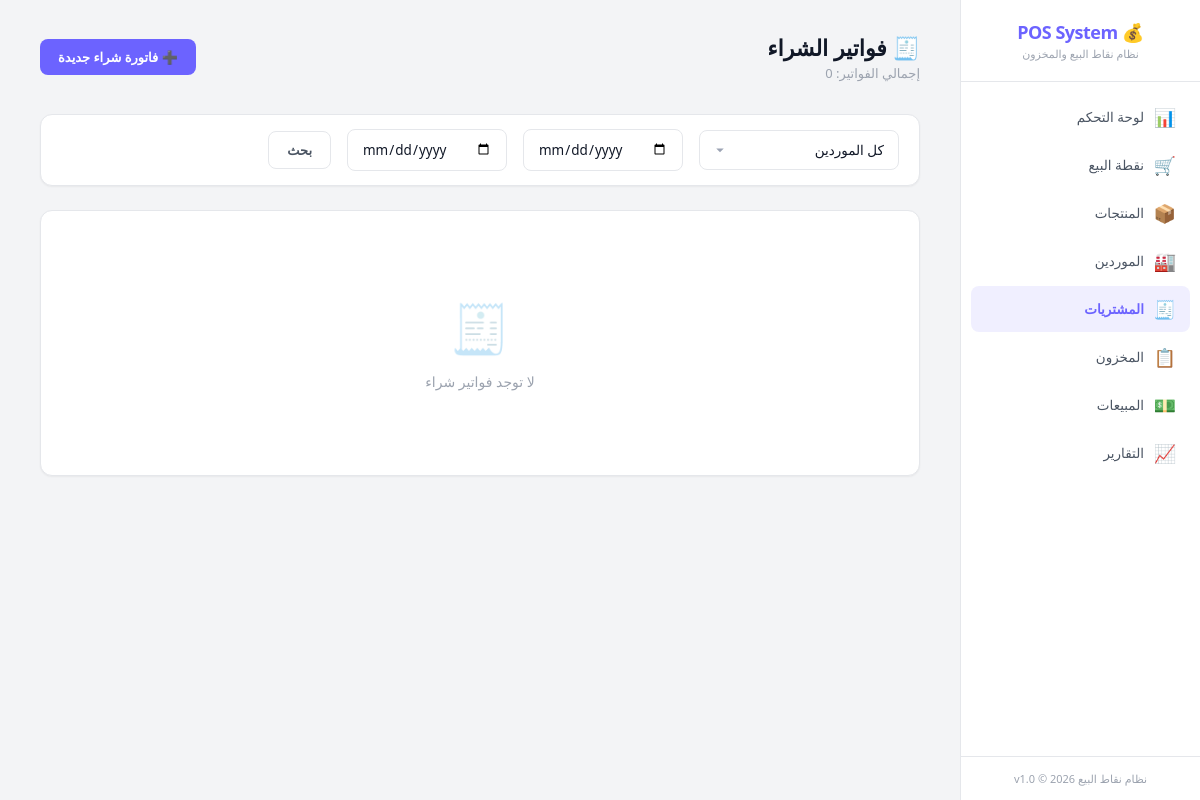
Before: /?page=purchases with the older database file.
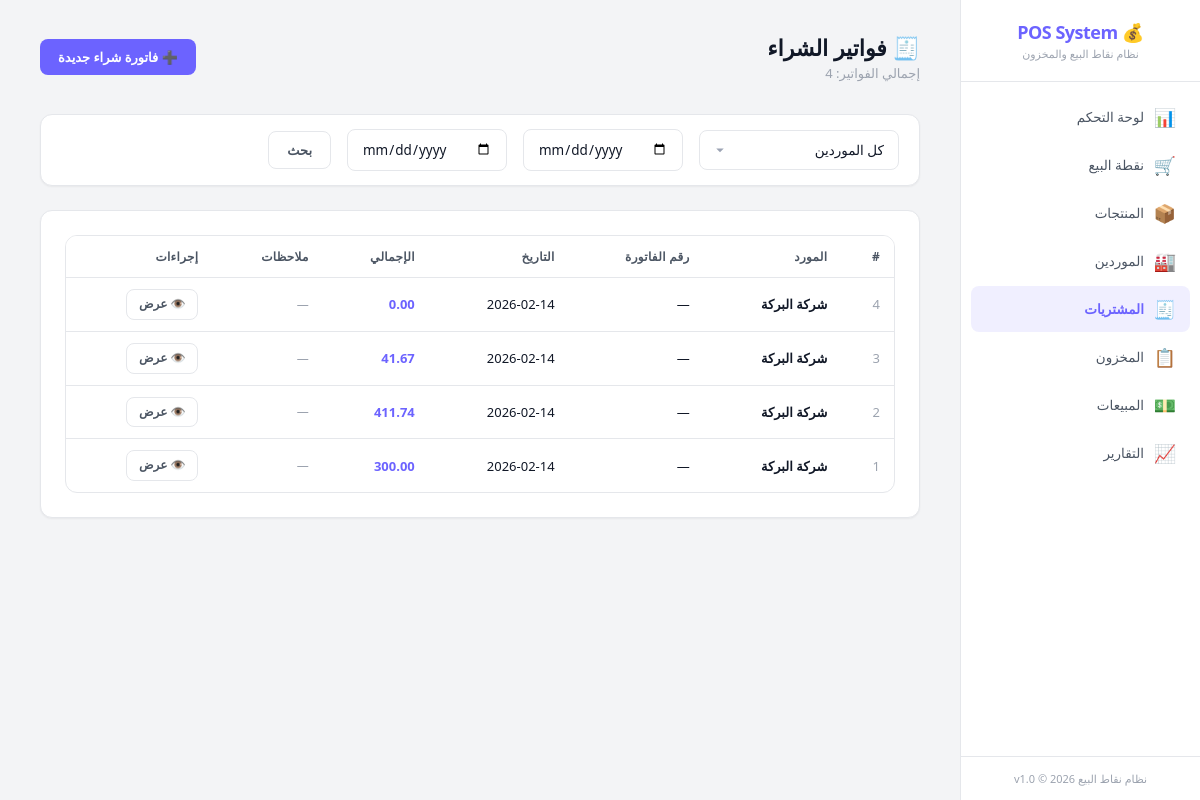
After: the same page with the newer database file.
### tables this page shows
CREATE TABLE purchase_invoices (
    id INTEGER PRIMARY KEY AUTOINCREMENT,
    supplier_id INTEGER NOT NULL,
    invoice_number TEXT DEFAULT NULL,
    date TEXT NOT NULL DEFAULT (date('now', 'localtime')),
    total REAL NOT NULL DEFAULT 0,
    notes TEXT DEFAULT NULL,
    created_at TEXT NOT NULL DEFAULT (datetime('now', 'localtime')), discount REAL NOT NULL DEFAULT 0,
    FOREIGN KEY (supplier_id) REFERENCES suppliers(id) ON DELETE RESTRICT
);

CREATE TABLE suppliers (
    id INTEGER PRIMARY KEY AUTOINCREMENT,
    name TEXT NOT NULL,
    phone TEXT DEFAULT NULL,
    address TEXT DEFAULT NULL,
    notes TEXT DEFAULT NULL,
    is_active INTEGER NOT NULL DEFAULT 1,
    created_at TEXT NOT NULL DEFAULT (datetime('now', 'localtime')),
    updated_at TEXT NOT NULL DEFAULT (datetime('now', 'localtime'))
);

### www/app/controllers/PurchaseController.php (called while the page is built, shortened)
<?php
class PurchaseController {
    private $purchaseService;
    public function __construct() {
        $this->purchaseService = new PurchaseService();
    }
    public function index() {
        $supplierId = $_GET['supplier_id'] ?? '';
        $dateFrom = $_GET['date_from'] ?? '';
        $dateTo = $_GET['date_to'] ?? '';
        $invoices = $this->purchaseService->getAll($supplierId, $dateFrom, $dateTo);
        include APP_PATH . '/views/layout/header.php';
        include APP_PATH . '/views/purchases/index.php';
        include APP_PATH . '/views/layout/footer.php';
    }
}

### www/app/config/database.php (called while the page is built, shortened)
<?php
class Database {
    private static $instance = null;
    private $pdo;
    private function __construct() {
        $this->dbPath = __DIR__ . '/../../data/pos_system.db';
        try {
            $this->pdo = new PDO('sqlite:' . $this->dbPath);
            $this->pdo->setAttribute(PDO::ATTR_ERRMODE, PDO::ERRMODE_EXCEPTION);
            $this->pdo->setAttribute(PDO::ATTR_DEFAULT_FETCH_MODE, PDO::FETCH_ASSOC);
            $this->pdo->exec('PRAGMA journal_mode = WAL');
            $this->pdo->exec('PRAGMA foreign_keys = ON');
            $this->pdo->exec('PRAGMA busy_timeout = 5000');
            $this->pdo->exec('PRAGMA synchronous = NORMAL');
            $this->pdo->exec('PRAGMA cache_size = -8000');
            $this->pdo->exec('PRAGMA temp_store = MEMORY');
        } catch (PDOException $e) {
            die('Database connection failed: ' . $e->getMessage());
        }
    }
    public static function getInstance() {
        if (self::$instance === null) {
            self::$instance = new self();
        }
        return self::$instance;
    }
    public function getConnection() {
        return $this->pdo;
    }
    public function migrate() {
        $migrationsDir = __DIR__ . '/../database/migrations/';
        $migrationFiles = glob($migrationsDir . '*.sql');
        sort($migrationFiles);
        foreach ($migrationFiles as $file) {
            $sql = file_get_contents($file);
            try {
                $this->pdo->exec($sql);
            } catch (PDOException $e) {
                if (strpos($e->getMessage(), 'already exists') === false &&
                    strpos($e->getMessage(), 'UNIQUE constraint') === false) {
                    error_log('Migration error in ' . basename($file) . ': ' . $e->getMessage());
                }
            }
        }
    }
}

### www/app/services/PurchaseService.php (called while the page is built, shortened)
<?php
class PurchaseService {
    private $purchaseRepo;
    public function __construct() {
        $this->purchaseRepo = new PurchaseRepository();
    }
    public function getAll($supplierId = '', $dateFrom = '', $dateTo = '') {
        return $this->purchaseRepo->getAll($supplierId, $dateFrom, $dateTo);
    }
}

### www/app/repositories/PurchaseRepository.php (called while the page is built, shortened)
<?php
class PurchaseRepository {
    private $db;
    public function __construct() {
        $this->db = Database::getInstance()->getConnection();
    }
    public function getAll($supplierId = '', $dateFrom = '', $dateTo = '') {
        $sql = "SELECT pi.*, s.name as supplier_name
                FROM purchase_invoices pi
                LEFT JOIN suppliers s ON pi.supplier_id = s.id
                WHERE 1=1";
        $params = [];
        $sql .= " ORDER BY pi.date DESC, pi.id DESC";
        $stmt = $this->db->prepare($sql);
        $stmt->execute($params);
        return $stmt->fetchAll();
    }
}

### www/app/views/purchases/index.php (the view, shortened to what the changed rows need)
<div class="page-header">
    <div>
        <h1>🧾 فواتير الشراء</h1>
        <p class="subtitle">إجمالي الفواتير: <?= count($invoices) ?></p>
    </div>
    <a href="?page=purchases&action=create" class="btn btn-primary">➕ فاتورة شراء جديدة</a>
</div>
<div class="card" style="padding:14px 20px;">
    <form class="d-flex align-center gap-2" method="GET">
        <select name="supplier_id" class="form-control" style="width:200px;">
            <option value="">كل الموردين</option>
        </select>
        <input type="date" name="date_from" class="form-control" style="width:160px;" value="<?= $_GET['date_from'] ?? '' ?>" placeholder="من">
        <input type="date" name="date_to" class="form-control" style="width:160px;" value="<?= $_GET['date_to'] ?? '' ?>" placeholder="إلى">
        <button type="submit" class="btn btn-outline">بحث</button>
    </form>
</div>
<div class="card">
    <?php if (!empty($invoices)): ?>
    <div class="table-wrapper">
        <table>
            <thead>
                <tr>
                    <th>#</th>
                    <th>المورد</th>
                    <th>رقم الفاتورة</th>
                    <th>التاريخ</th>
                    <th>الإجمالي</th>
                    <th>ملاحظات</th>
                    <th>إجراءات</th>
                </tr>
            </thead>
            <tbody>
                <?php foreach ($invoices as $inv): ?>
                <tr>
                    <td class="text-muted"><?= $inv['id'] ?></td>
                    <td class="fw-bold"><?= htmlspecialchars($inv['supplier_name']) ?></td>
                    <td><?= $inv['invoice_number'] ?: '—' ?></td>
                    <td><?= $inv['date'] ?></td>
                    <td class="fw-bold text-accent"><?= number_format($inv['total'], 2) ?></td>
                    <td class="text-muted fs-sm"><?= $inv['notes'] ? htmlspecialchars(mb_substr($inv['notes'], 0, 40)) : '—' ?></td>
                    <td>
                        <a href="?page=purchases&action=view&id=<?= $inv['id'] ?>" class="btn btn-sm btn-outline">👁️ عرض</a>
                    </td>
                </tr>
                <?php endforeach; ?>
            </tbody>
        </table>
    </div>
    <?php else: ?>
    <div class="empty-state">
        <div class="icon">🧾</div>
        <p>لا توجد فواتير شراء</p>
    </div>
    <?php endif; ?>
</div>

Changed rows visible on the page:
added purchase_invoices: id "4", supplier.name "شركة البركة", invoice_number "—", date "2026-02-14", total "0.00"
added purchase_invoices: id "3", supplier.name "شركة البركة", invoice_number "—", date "2026-02-14", total "41.67"
added purchase_invoices: id "2", supplier.name "شركة البركة", invoice_number "—", date "2026-02-14", total "411.74"
added purchase_invoices: id "1", supplier.name "شركة البركة", invoice_number "—", date "2026-02-14", total "300.00"
Other visible differences:
count($invoices): "0" → "4"
text no longer shown: "🧾 لا توجد فواتير شراء"
text now shown: "# المورد رقم الفاتورة التاريخ الإجمالي ملاحظات إجراءات"
